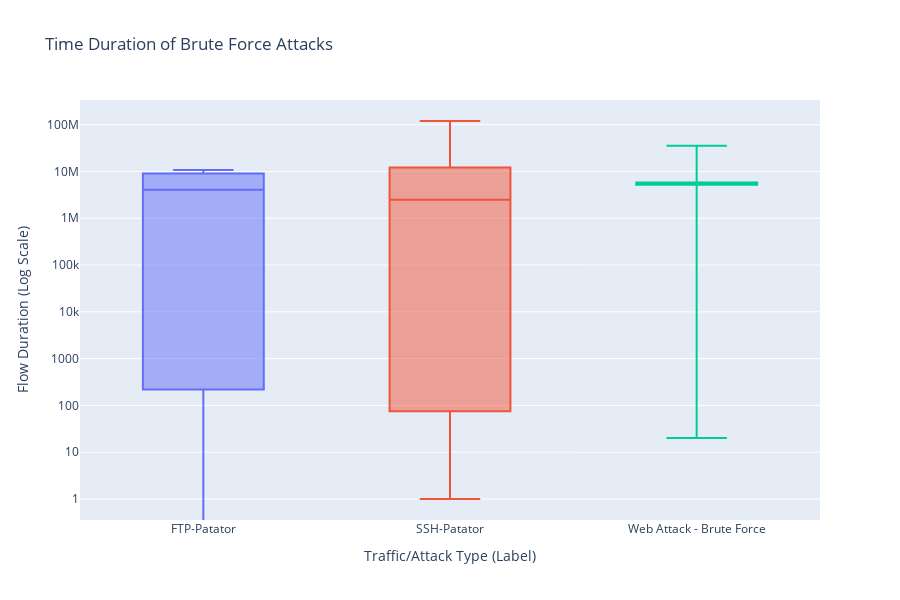

The notebook cell this image was saved under:
### Markdown cell above
### 3. Brute Force

### Code cell
output_path = 'saved_plots/flow_duration_bruteforce_stats.csv'
stats_df = pd.read_csv(output_path, index_col='Label')

fig = go.Figure()
for label, row in stats_df.iterrows():
    fig.add_trace(go.Box(
        x=[label],
        name=label,
        q1=[row['q1']],
        median=[row['median']],
        q3=[row['q3']],
        lowerfence=[row['min']],
        upperfence=[row['max']],
        boxpoints=False
    ))

fig.update_layout(
    title_text="Time Duration of Brute Force Attacks",
    xaxis_title="Traffic/Attack Type (Label)",
    yaxis_title="Flow Duration (Log Scale)",
    yaxis_type="log",
    height=600,
    showlegend=False
)

fig.show()

### Figure 1 — Plotly figure (JSON) as saved in the notebook; plotly's stock layout.template omitted (floating-point values rounded to 4 significant figures)
{"data": [{"boxpoints": false, "lowerfence": [0], "median": [4044135], "name": "FTP-Patator", "q1": [219], "q3": [8995000.0], "type": "box", "upperfence": [10780124], "x": ["FTP-Patator"]}, {"boxpoints": false, "lowerfence": [1], "median": [2475285], "name": "SSH-Patator", "q1": [75], "q3": [12131528], "type": "box", "upperfence": [119816717], "x": ["SSH-Patator"]}, {"boxpoints": false, "lowerfence": [20], "median": [5552319], "name": "Web Attack - Brute Force", "q1": [5180548], "q3": [5838340], "type": "box", "upperfence": [35451960], "x": ["Web Attack - Brute Force"]}], "layout": {"height": 600, "showlegend": false, "title": {"text": "Time Duration of Brute Force Attacks"}, "xaxis": {"title": {"text": "Traffic/Attack Type (Label)"}}, "yaxis": {"title": {"text": "Flow Duration (Log Scale)"}, "type": "log"}}}
